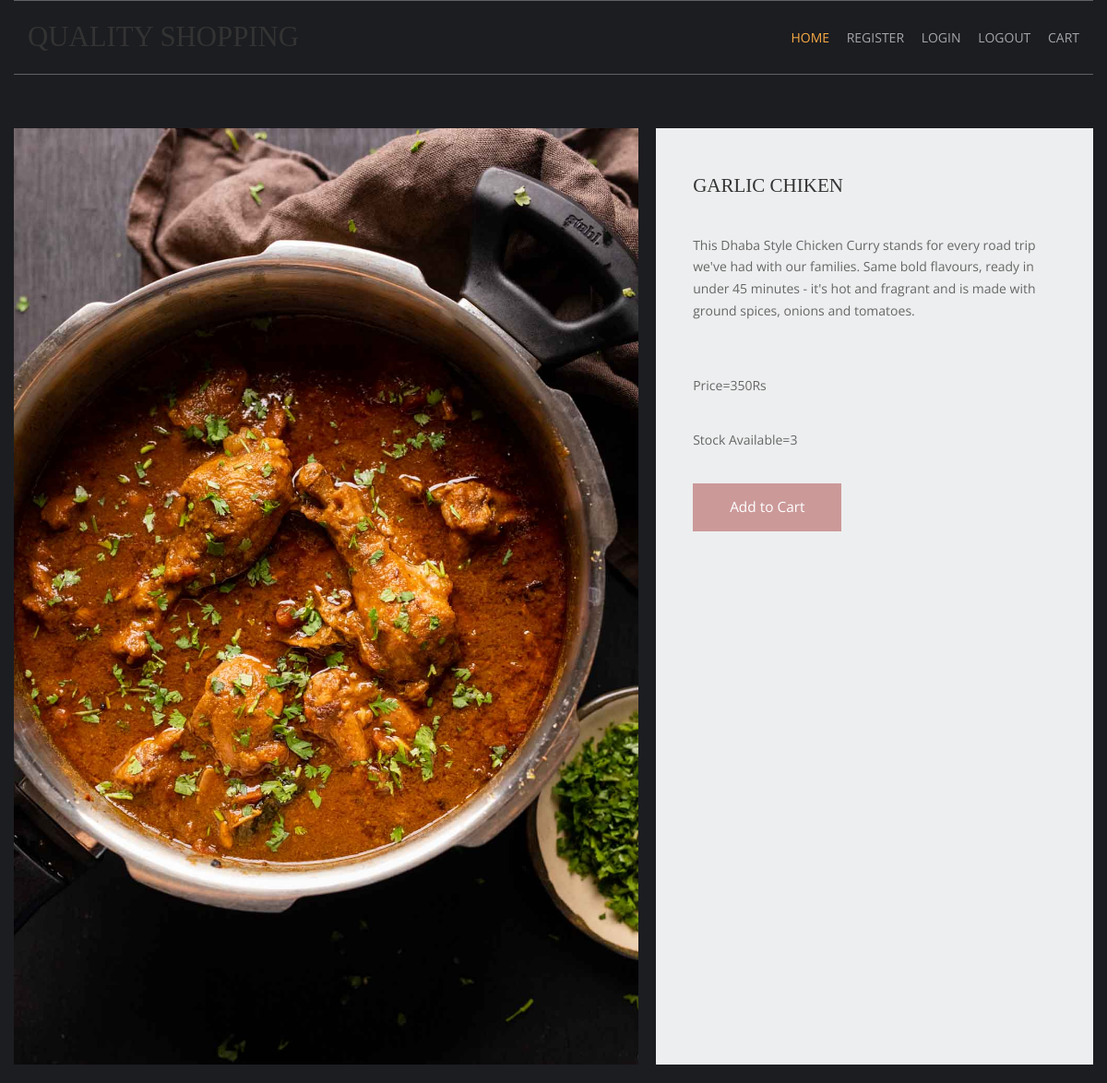
Screenshot of /chiken-recipies/garlic-chiken/ with the database file from the repository.
### shop/models.py (models this page shows, shortened)
class products(models.Model):
    name = models.CharField(max_length=250, unique=True)
    slug = models.SlugField(max_length=250, unique=True)
    image = models.ImageField(upload_to='products')
    desc = models.TextField()
    stock = models.IntegerField()
    available = models.BooleanField()
    price = models.IntegerField()
    categ=models.ForeignKey(category,on_delete=models.CASCADE)

### shop/views.py (the view)
# urls.py: path('<slug:c_slug>/<slug:product_slug>/',views.prodDetails,name='details'),
def prodDetails(request,c_slug,product_slug):
    try:
        prod=products.objects.get(categ__slug=c_slug,slug=product_slug)
    except Exception as e:
        raise e
    return render(request,'item.html',{'pr':prod})

### templates/item.html (shortened to what this page needs)
{% extends 'base.html' %}
{% load static %}
{% block content %}
<html lang="en">
<head>
    <link href="{% static 'pr/fontawesome/css/all.min.css' %}" rel="stylesheet" />
    <link href="{% static 'pr/css/templatemo-comparto.css' %}" rel="stylesheet" />
</head>
<body>
    <br><br>
        <section class="tm-mb-1" id="about">
            <div class="tm-row tm-about-row">
                <div class="tm-section-1-l">
                    <img src="{{pr.image.url}}" alt="About image" class="tm-img-responsive">
                </div>
                <article class="tm-section-1-r tm-bg-color-8">
                    <h2 class="tm-mb-2 tm-title-color">{{pr.name}}</h2>
                    <p>{{pr.desc}}</p><br>
                    <p>Price={{pr.price}}Rs</p>
                    <p>Stock Available={{pr.stock}}</p>
    {% if pr.stock <= 0 %}
                    <h1 style="color:red">Sorry. No stock left</h1>
              {% else %}
                    <a href="{% url 'addcart' pr.id %}" class="tm-btn tm-btn-1 tm-link-to-services">Add to Cart</a>
    {% endif %}
                </article>
            </div>
        </section>
</body>
</html>
{% endblock %}

### static/hm/layout/styles/layout.css (style rules this page uses)
*, *::before, *::after { transition:all .3s ease-in-out; }
body { color:#A5A6AA; background-color:#1C1D21; }
a { color:#FBAB45; }

### static/pr/css/templatemo-comparto.css (style rules this page uses)
*, *::before, *::after { box-sizing: border-box; outline: none; }
ul, h1, h2, h3, h4, p, figure { padding: 0; margin: 0; }
body { font-family: 'Open Sans', Arial, sans-serif; font-size: 18px; overflow-x: hidden; padding-left: 15px; padding-right: 15px; margin: 0; }
h2 { font-size: 1.5rem; }
a { transition: all 0.3s ease; text-decoration: none; }
p { color: #666; line-height: 1.7; margin-bottom: 35px; }
h1, h2, h3, h4, h5, h6 { color: #333; }
.tm-mb-1 { margin-bottom: 20px; }
.tm-mb-2 { margin-bottom: 40px; }
.tm-bg-color-8 { background-color: #EDEEEF; }
.tm-img-responsive { max-width: 100%; height: auto; }
.tm-section-1-l { width: 57.85%; margin-right: 1.65%; }
.tm-section-1-r { padding: 50px 40px; width: 40.5%; }
.tm-row { display: flex; }
.tm-btn { display: inline-block; padding: 15px 40px; font-size: 1.1rem; border: none; background-color: #CC9999; color: white; }
a { color: #666; }

### static/hm/layout/styles/framework.css (style rules this page uses)
html { overflow-y:scroll; overflow-x:hidden; }
html, body { margin:0; padding:0; font-size:14px; line-height:1.6em; }
*, *::before, *::after { box-sizing:border-box; }
a { outline:none; text-decoration:none; }
img { width:auto; max-width:100%; height:auto; margin:0; padding:0; border:none; line-height:normal; vertical-align:middle; }
body, input, textarea, select { font-family:Verdana, Geneva, sans-serif; }
h1, h2, h3, h4, h5, h6, .heading { font-family:Georgia, "Times New Roman", Times, serif; }
::placeholder { opacity:1; }
h1, h2, h3, h4, h5, h6, .heading { margin:0 0 20px 0; font-size:1.4rem; line-height:normal; font-weight:normal; text-transform:uppercase; }
address, article, aside, figcaption, figure, footer, header, main, nav, section { display:block; margin:0; padding:0; }

### rows the page displays
products: image (picture), name "GARLIC CHIKEN", desc "This Dhaba Style Chicken Curry stands for every road trip we've had with our families. Same bold flavours, ready in under 45 minutes - it's hot and fragrant and is made with ground spices, onions and tomatoes.", price "350", stock "3"
